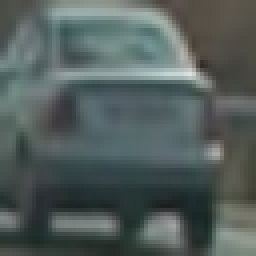
#> input picture GTI_Right/image0028.png, 64 x 64 px (shown 4 times larger); its folder holds only this picture in this run
$ jupyter execute --allow-errors detection_cars_on_images.ipynb   (shell and % lines are left out)   (older library calls are emulated)
#> lines starting #> are read from the running program, lines starting #| are printed output that depends on the picture
### lesson_functions.py
import os
import cv2
import glob
import numpy as np
import matplotlib.pyplot as plt
import matplotlib.image as mpimg
from sklearn.svm import LinearSVC
from skimage.feature import hog
from scipy.ndimage.measurements import label
from sklearn.preprocessing import StandardScaler
from sklearn.model_selection import train_test_split

# [7 lines left out: function convert_color, not called in this run]

def read_images(folders, file, cars_temp = None, notcars_temp = None):
    if (cars_temp == None):
        cars = []
    else:
        cars = cars_temp

    if (notcars_temp == None):
        notcars = []
    else:
        notcars = notcars_temp

    path = os.path.join(folders, file)
    images = glob.glob(path)
    for image in images:
        if 'image' in image or 'extra' in image:
            notcars.append(image)
        else:
            cars.append(image)
    return cars, notcars

def read_images2(folders, file, list_temp = None):
    if (list_temp == None):
        list_1 = []
    else:
        list_1 = list_temp

    path = os.path.join(folders, file)
    images = glob.glob(path)
    for image in images:
        list_1.append(image)

    return list_1

# [63 lines left out: functions test_data_loading, get_hog_features, bin_spatial, color_hist, not called in this run]

# Define a function to extract features from a list of images
# Have this function call bin_spatial() and color_hist()
def extract_features(imgs, color_space='RGB', spatial_size=(32, 32),
                        hist_bins=32, orient=9,
                        pix_per_cell=8, cell_per_block=2, hog_channel=0,
                        spatial_feat=True, hist_feat=True, hog_feat=True):
    # Create a list to append feature vectors to
    features = []
    # Iterate through the list of images
    for file in imgs:
        file_features = []
        # Read in each one by one
        image = mpimg.imread(file)
        # apply color conversion if other than 'RGB'
        if color_space != 'RGB':
            if color_space == 'HSV':
                feature_image = cv2.cvtColor(image, cv2.COLOR_RGB2HSV)
            elif color_space == 'LUV':
                feature_image = cv2.cvtColor(image, cv2.COLOR_RGB2LUV)
            elif color_space == 'HLS':
                feature_image = cv2.cvtColor(image, cv2.COLOR_RGB2HLS)
            elif color_space == 'YUV':
                feature_image = cv2.cvtColor(image, cv2.COLOR_RGB2YUV)
            elif color_space == 'YCrCb':
                feature_image = cv2.cvtColor(image, cv2.COLOR_RGB2YCrCb)
        else: feature_image = np.copy(image)

        if spatial_feat == True:
            spatial_features = bin_spatial(feature_image, size=spatial_size)
            file_features.append(spatial_features)
        if hist_feat == True:
            # Apply color_hist()
            hist_features = color_hist(feature_image, nbins=hist_bins)
            file_features.append(hist_features)
        if hog_feat == True:
        # Call get_hog_features() with vis=False, feature_vec=True
            if hog_channel == 'ALL':
                hog_features = []
                for channel in range(feature_image.shape[2]):
                    hog_features.append(get_hog_features(feature_image[:,:,channel],
                                        orient, pix_per_cell, cell_per_block,
                                        vis=False, feature_vec=True))
                hog_features = np.ravel(hog_features)
            else:
                hog_features = get_hog_features(feature_image[:,:,hog_channel], orient,
                            pix_per_cell, cell_per_block, vis=False, feature_vec=True)
            # Append the new feature vector to the features list
            file_features.append(hog_features)
        features.append(np.concatenate(file_features))
    # Return list of feature vectors
    return features


# [246 lines left out: functions draw_boxes, slide_window, single_img_features, search_windows, add_heat, apply_threshold and 3 more, not called in this run]

### detection_cars_on_images.ipynb
[cell 1]
import numpy as np
import cv2
import matplotlib.pyplot as plt
import matplotlib.image as mpimg
from sklearn.preprocessing import StandardScaler
import glob
import os
from lesson_functions import *

# Define a function to compute binned color features
def bin_spatial(img, size=(32, 32)):
    # Use cv2.resize().ravel() to create the feature vector
    features = cv2.resize(img, size).ravel()
    # Return the feature vector
    return features

# Define a function to compute color histogram features
def color_hist(img, nbins=32, bins_range=(0, 256)):
    # Compute the histogram of the color channels separately
    channel1_hist = np.histogram(img[:,:,0], bins=nbins, range=bins_range)
    channel2_hist = np.histogram(img[:,:,1], bins=nbins, range=bins_range)
    channel3_hist = np.histogram(img[:,:,2], bins=nbins, range=bins_range)
    # Concatenate the histograms into a single feature vector
    hist_features = np.concatenate((channel1_hist[0], channel2_hist[0], channel3_hist[0]))
    # Return the individual histograms, bin_centers and feature vector
    return hist_features

###### TODO ###########
# Define a function to extract features from a list of images
# Have this function call bin_spatial() and color_hist()
def extract_features(imgs, cspace='RGB', spatial_size=(32, 32),
                        hist_bins=32, hist_range=(0, 256)):
    # Create a list to append feature vectors to
    features = []
    for file in imgs:
        # Read in each one by one
        image = mpimg.imread(file)
        # apply color conversion if other than 'RGB'
        if cspace != 'RGB':
            if cspace == 'HSV':
                feature_image = cv2.cvtColor(image, cv2.COLOR_RGB2HSV)
            elif cspace == 'LUV':
                feature_image = cv2.cvtColor(image, cv2.COLOR_RGB2LUV)
            elif cspace == 'HLS':
                feature_image = cv2.cvtColor(image, cv2.COLOR_RGB2HLS)
            elif cspace == 'YUV':
                feature_image = cv2.cvtColor(image, cv2.COLOR_RGB2YUV)
        else: feature_image = np.copy(image)
        # Apply bin_spatial() to get spatial color features
        spatial_features = bin_spatial(feature_image, size=spatial_size)
        # Apply color_hist() also with a color space option now
        hist_features = color_hist(feature_image, nbins=hist_bins, bins_range=hist_range)
        # Append the new feature vector to the features list
        features.append(np.concatenate((spatial_features, hist_features)))
    # Return list of feature vectors
    return features


cars = []
notcars = []
cars_temp = read_images2('GTI_Right/', '*.png')

cars_temp_2, notcars_temp_2 =read_images('non_vehicles_smallset/notcars1/','*.jpeg')

cars = cars_temp
notcars = notcars_temp_2

car_features = extract_features(cars, cspace='RGB', spatial_size=(32, 32),
                        hist_bins=32, hist_range=(0, 256))
#> in extract_features, image is the input picture: shape (64, 64, 3) float32; mean R, G, B 0.325, 0.368, 0.36
#> in bin_spatial, `features = cv2.resize(img, size).ravel()`: features = 3072 values, max 0.811 at index 934, min 0.103 at index 2667, mean 0.351
#> in extract_features, `spatial_features = bin_spatial(feature_image, size=spatial_size)`: spatial_features has the same summary as features in bin_spatial
#> in color_hist, `hist_features = np.concatenate((channel1_hist[0], channel2_hist[0], ch..`: hist_features = 96 values, max 4096 at index 0, min 0 at index 1, mean 128
#> car_features = 1 item
notcar_features = extract_features(notcars, cspace='RGB', spatial_size=(32, 32),
                        hist_bins=32, hist_range=(0, 256))

#> (the rest of this cell did not finish here and is left out)

[cell 2]
import matplotlib.image as mpimg
import matplotlib.pyplot as plt
import numpy as np
import cv2
import glob
import os
#from skimage.feature import hog
#from skimage import color, exposure
# images are divided up into vehicles and non-vehicles

cars = []
notcars = []

cars_temp, notcars_temp = read_images('KITTI_vehicles/', '*.png')

cars_temp = read_images2('GTI_MiddleClose/', '*.png', cars_temp)

cars_temp = read_images2('GTI_Right/', '*.png', cars_temp)

cars_temp = read_images2('GTI_Far/', '*.png', cars_temp)

cars_temp, notcars_temp = read_images('vehicles_smallset/cars1/', '*.jpeg', cars_temp, None)
cars_temp_2, notcars_temp_2 =read_images('non_vehicles_smallset/notcars1/','*.jpeg')

cars_temp, notcars_temp = read_images('vehicles_smallset/cars2/', '*.jpeg', cars_temp, None)
cars_temp_2, notcars_temp_2 =read_images('non_vehicles_smallset/notcars2/','*.jpeg', None, notcars_temp_2)

cars_temp, notcars_temp = read_images('vehicles_smallset/cars3/', '*.jpeg', cars_temp, None)
cars_temp_2, notcars_temp_2 =read_images('non_vehicles_smallset/notcars3/','*.jpeg', None, notcars_temp_2)

cars = cars_temp
notcars = notcars_temp_2

#> (the rest of this cell did not finish here and is left out)

[cell 3]
from skimage.feature import hog
def get_hog_features(img, orient, pix_per_cell, cell_per_block, vis=False, feature_vec=True):
    if vis == True:
        # Use skimage.hog() to get both features and a visualization
        features, hog_image = hog(img, orientations=orient, pixels_per_cell=(pix_per_cell, pix_per_cell), cells_per_block=(cell_per_block, cell_per_block), visualise=vis, feature_vector=False)
        return features, hog_image
    else:
        # Use skimage.hog() to get features only
        features, hog_image = hog(img, orientations=orient, pixels_per_cell=(pix_per_cell, pix_per_cell), cells_per_block=(cell_per_block, cell_per_block), visualise=vis, feature_vector=feature_vec)
        return features

# Generate a random index to look at a car image
ind = np.random.randint(0, len(cars))
# Read in the image
image = mpimg.imread(cars[ind])
gray = cv2.cvtColor(image, cv2.COLOR_RGB2GRAY)
# Define HOG parameters
orient = 9
pix_per_cell = 8
cell_per_block = 2
# Call our function with vis=True to see an image output
features, hog_image = get_hog_features(gray, orient,
                        pix_per_cell, cell_per_block,
                        vis=True, feature_vec=False)
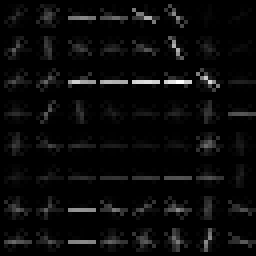
#> hog_image: shape (64, 64) float32 (shown 4 times larger); min 0, max 0.167, mean 0.00677; drawn with min black and max white


# Plot the examples
fig = plt.figure()
plt.subplot(121)
plt.imshow(image, cmap='gray')
plt.title('Example Car Image')
plt.subplot(122)
plt.imshow(hog_image, cmap='gray')
plt.title('HOG Visualization')
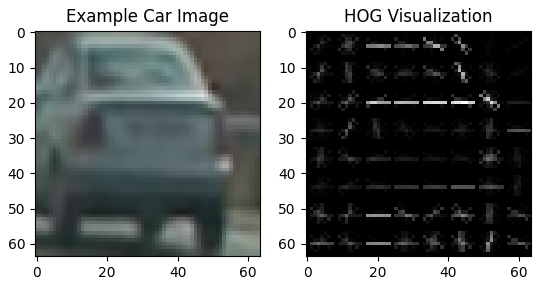
#> figure drawn by matplotlib, 2 panels

[cell 4]
from sklearn.preprocessing import StandardScaler

# Define a function to compute binned color features
# [16 lines left out: functions bin_spatial, color_hist, not called in this run]

###### TODO ###########
# Define a function to extract features from a list of images
# Have this function call bin_spatial() and color_hist()
def extract_features(imgs, cspace='RGB', spatial_size=(32, 32),
                        hist_bins=32, hist_range=(0, 256)):
    # Create a list to append feature vectors to
    features = []
    for file in imgs:
        # Read in each one by one
        image = mpimg.imread(file)
        # apply color conversion if other than 'RGB'
        if cspace != 'RGB':
            if cspace == 'HSV':
                feature_image = cv2.cvtColor(image, cv2.COLOR_RGB2HSV)
            elif cspace == 'LUV':
                feature_image = cv2.cvtColor(image, cv2.COLOR_RGB2LUV)
            elif cspace == 'HLS':
                feature_image = cv2.cvtColor(image, cv2.COLOR_RGB2HLS)
            elif cspace == 'YUV':
                feature_image = cv2.cvtColor(image, cv2.COLOR_RGB2YUV)
        else: feature_image = np.copy(image)
        # Apply bin_spatial() to get spatial color features
        spatial_features = bin_spatial(feature_image, size=spatial_size)
        # Apply color_hist() also with a color space option now
        hist_features = color_hist(feature_image, nbins=hist_bins, bins_range=hist_range)
        # Append the new feature vector to the features list
        features.append(np.concatenate((spatial_features, hist_features)))
    # Return list of feature vectors
    return features

cars_temp, notcars_temp = read_images('vehicles_smallset/cars2/', '*.jpeg')
#> (the rest of the program and of its run is left out)
